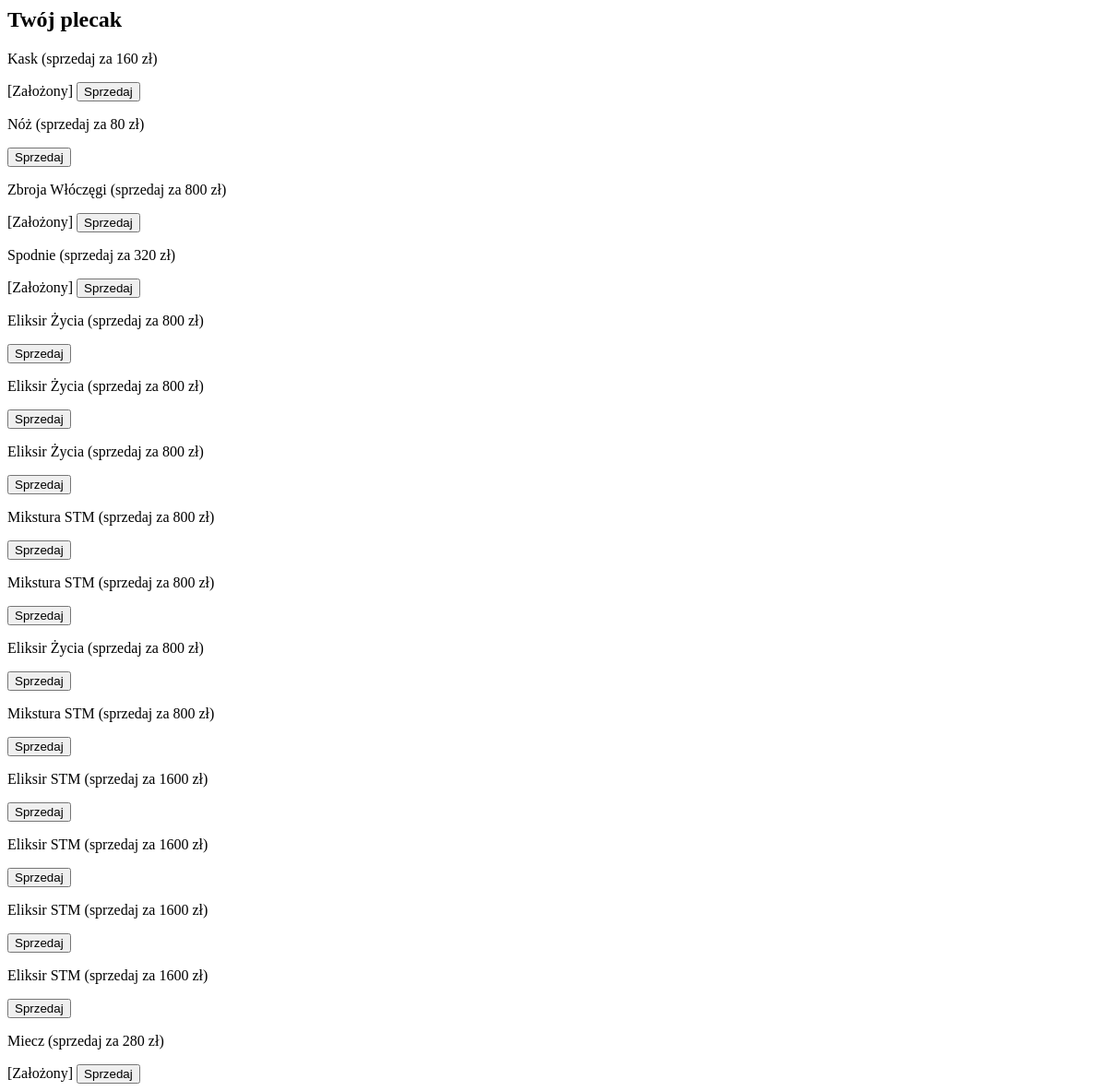
Before: /merchant/blacksmith/backpack-fragment/ (signed in) with the older database file.
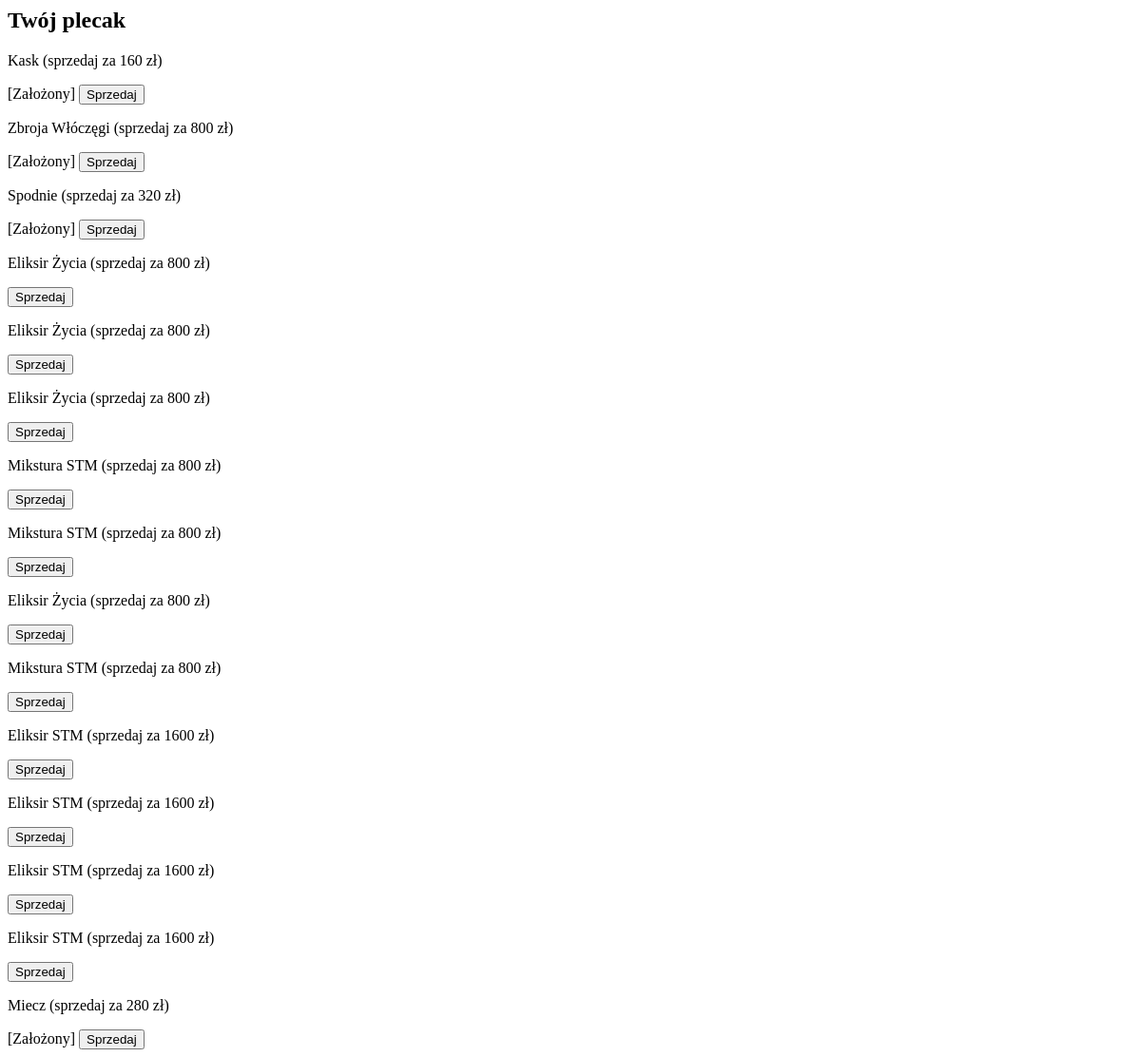
After: the same page with the newer database file.
### inventory/models.py (models this page shows, shortened)
class InventoryItem(models.Model):
    user = models.ForeignKey(User, on_delete=models.CASCADE)
    item = models.ForeignKey(Item, on_delete=models.CASCADE)
    equipped = models.BooleanField(default=False)

### items/models.py (models this page shows, shortened)
class Item(models.Model):
    SLOT_CHOICES = [
        ('head', 'Head'),
        ('chest', 'Chest'),
        ('legs', 'Legs'),
        ('feet', 'Feet'),
        ('hands', 'Hands'),
        ('weapon', 'Weapons'),
        ('shield', 'Shield'),
        ('accessory', 'Accessory'),
        ('none', 'Brak'),  # dla mikstur itp.
    ]
    ITEM_TYPE_CHOICES = [
        ('equipment', 'Ekwipunek'),
        ('potion_hp', 'Mikstura HP'),
        ('potion_stamina', 'Mikstura Staminy'),
    ]
    name = models.CharField(max_length=100, unique=True, help_text="Nazwa przedmiotu")
    description = models.TextField(blank=True, help_text="Opis przedmiotu")
    rarity = models.CharField(
        max_length=50,
        choices=[
            ('common', 'Common'),
            ('uncommon', 'Uncommon'),
            ('rare', 'Rare'),
            ('epic', 'Epic'),
            ('legendary', 'Legendary'),
        ],
        default='common',
        help_text="Rzadkość przedmiotu"
    )
    slot = models.CharField(
        max_length=50,
        choices=SLOT_CHOICES,
        default='none',
        help_text="Slot, do którego pasuje przedmiot"
    )
    item_type = models.CharField(
        max_length=20,
        choices=ITEM_TYPE_CHOICES,
        default='equipment',
        help_text="Typ przedmiotu"
    )
    item_level = models.IntegerField(help_text="Poziom przedmiotu (ilvl)")
    dmg = models.IntegerField(default=0, help_text="Obrażenia przedmiotu")
    dmg_max = models.IntegerField(default=0, help_text="Maksymalne obrażenia przedmiotu")
    dmg_min = models.IntegerField(default=0, help_text="Minimalne obrażenia przedmiotu")
    item_strength = models.IntegerField(default=0, help_text="Siła przedmiotu")
    item_dexterity = models.IntegerField(default=0, help_text="Zręczność przedmiotu")
    item_constitution = models.IntegerField(default=0, help_text="Wytrzymałość przedmiotu")
    item_intelligence = models.IntegerField(default=0, help_text="Inteligencja przedmiotu")
    value = models.IntegerField(default=0, help_text="Wartość przedmiotu")
    effect_value = models.IntegerField(null=True, blank=True, help_text="Wartość efektu (np. HP +50)")

### merchant/views.py (the view)
# urls.py: path("blacksmith/backpack-fragment/", views.backpack_fragment, name="backpack_fragment"),
@login_required
def backpack_fragment(request):
    backpack = InventoryItem.objects.filter(user=request.user)
    for item in backpack:
        item.sell_price = int(item.item.value * 0.8)
    return render(request, "merchants/backpack_partial.html", {"backpack": backpack})

### inventory/context_processors.py (called while the page is built)
def player_banner_context(request):
    if request.user.is_authenticated:
        try:
            player = UserProfile.objects.get(user=request.user)
            return {'player': player}
        except UserProfile.DoesNotExist:
            return {}
    return {}

### merchant/templates/merchants/backpack_partial.html
<h2 class="text-xl font-bold mb-2">Twój plecak</h2>
<div class="grid grid-cols-1 md:grid-cols-2 gap-4">
  {% for item in backpack %}
    <div
      id="item-{{ item.id }}"
      class="bg-gray-700 p-3 rounded-xl flex flex-col"
    >
      <p class="text-white font-semibold">
        {{ item.item.name }}
        <span class="text-gray-300 text-sm">(sprzedaj za {{ item.sell_price }} zł)</span>
      </p>
      {% if item.equipped %}
        <span class="text-green-400 text-xs">[Założony]</span>
      {% endif %}
      <button
        class="mt-2 bg-red-600 hover:bg-red-700 text-white px-3 py-1 rounded sell-btn"
        data-item-id="{{ item.id }}"
      >
        Sprzedaj
      </button>
    </div>
  {% endfor %}
</div>

Changed rows visible on the page:
removed InventoryItem: item.name "Nóż", sell_price "80"
